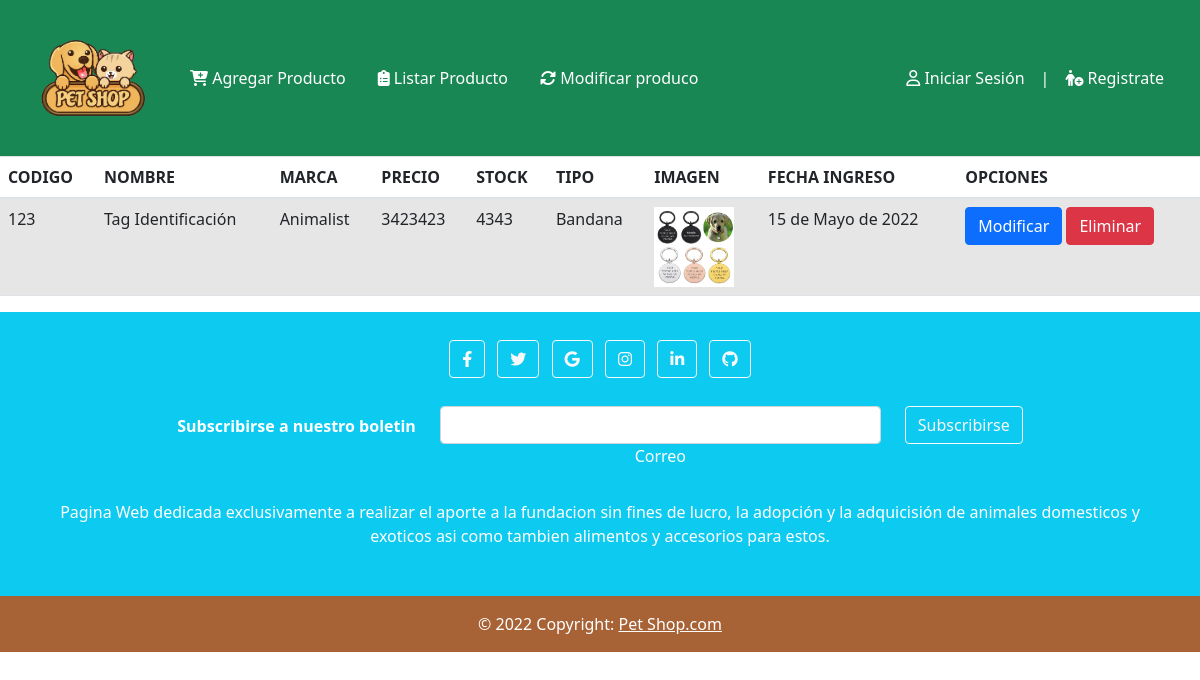
The page /listar_productos/ on the database its author committed.
### app/models.py (models this page shows, shortened)
class Producto(models.Model):
    codigo = models.IntegerField(null=False,primary_key=True)
    nombre = models.CharField(max_length=20)
    marca = models.CharField(max_length=20)
    precio = models.IntegerField()
    stock = models.IntegerField()
    tipo = models.ForeignKey(TipoProducto,on_delete=models.CASCADE)
    imagen = models.ImageField(upload_to="productos", null=True)
    created_at = models.DateField(auto_now_add=True)
    updated_at = models.DateField(auto_now=True)
    class Meta:
        db_table = 'db_producto'

class TipoProducto(models.Model):
    tipo = models.CharField(max_length=20)
    def __str__(self):
        return self.tipo
    class Meta:
        db_table = 'db_tipo_producto'

### app/views.py (the view)
# urls.py: path('listar_productos/', listar_productos ,name="listar_productos"),
def listar_productos(request):
    productosAll = Producto.objects.all()
    datos = {
        'listaProductos': productosAll
    }
    return render(request,'app/productos/listar_productos.html',datos)

### app/templates/app/productos/listar_productos.html
{% extends 'app/modeloproducto.html' %}
{% load static %}
{% block contenido %}
<table class="table table-striped table-condensed">
    <thead>
        <tr>
            <th>CODIGO</th>
            <th>NOMBRE</th>
            <th>MARCA</th>
            <th>PRECIO</th>
            <th>STOCK</th>
            <th>TIPO</th>
            <th>IMAGEN</th>
            <th>FECHA INGRESO</th>
            <th>OPCIONES</th>
        </tr>
    </thead>
        <TBody>
            {% for aux in listaProductos %}
            <tr>
                <td>{{ aux.codigo }}</td>
                <td>{{ aux.nombre }}</td>
                <td>{{ aux.marca }}</td>
                <td>{{ aux.precio }}</td>
                <td>{{ aux.stock }}</td>
                <td>{{ aux.tipo }}</td>
                <td>
                    {% if aux.imagen %}
                    <img src="{{ aux.imagen.url }}" alt="" width="80">
                    {% endif %}
                </td>
                <td>{{ aux.created_at }}</td>
                <td>
                    <a href="{% url 'modificar_producto' aux.codigo%}" class="btn btn-primary">Modificar</a>
                    <a onclick="confirmDelete ({{ aux.codigo }})" class="btn btn-danger">Eliminar</a>
                </td>
            </tr>
            {% endfor %}
        </tbody>
</table>
{% endblock %}

### app/templates/app/modeloproducto.html (shortened to what this page needs)
<!DOCTYPE html>
<html lang="en">
{%load static%}
<head>
    <link rel="stylesheet" href="{%static 'app/css/style.css' %} ">
    <link rel="stylesheet" href="https://cdnjs.cloudflare.com/ajax/libs/font-awesome/6.1.1/css/all.min.css">
    <link rel="stylesheet" href="https://cdn.jsdelivr.net/npm/bootstrap@4.6.1/dist/css/bootstrap.min.css">
    <link href="https://cdn.jsdelivr.net/npm/bootstrap@5.1.3/dist/css/bootstrap.min.css" rel="stylesheet">
    <link rel="stylesheet" href="https://cdnjs.cloudflare.com/ajax/libs/limonte-sweetalert2/11.4.8/sweetalert2.css"
 />
</head>
<body>
    <nav class="navbar navbar-expand-sm bg-success navbar-dark">
        <div class="container-fluid">
            <a class="navbar-brand" href="{% url 'index' %}"><img src="{%static 'app/img/lindo-logo-tienda-mascotas-gato-perro_454510-56.fw.png' %}"
                    width="130" alt=""></a>
            <ul class="nav">
                <li class="nav-item">
                    <a class="nav-link text-white" href="{% url 'agregar_producto' %}"><i class="fa-solid fa-cart-plus"></i> Agregar Producto</a>
                </li>
                <li class="nav-item">
                    <a class="nav-link text-white" href="{% url 'listar_productos' %}"><i class="fa-solid fa-clipboard-list"></i> Listar Producto</a>
                </li>
                {% for aux in listaProductos %}
                <li class="nav-item">
                    <a class="nav-link text-white" href="{% url 'modificar_producto' aux.codigo %}"><i class="fa-solid fa-rotate"></i> Modificar produco</a>
                </li>
                {% endfor %}
            </ul>
            <div class="collapse navbar-collapse justify-content-end" id="collapsibleNavbar">
                <ul class="navbar-nav">
                    <li class="nav-item">
                        <a class="nav-link text-white" data-toggle="modal" data-target="#modalLogin2" href="#"><i
                                class="fa-regular fa-user"></i> Iniciar Sesión</a>
                    </li>
                    <li class="nav-item">
                        <a class="nav-link text-white" href="#">|</a>
                    </li>
                    <li class="nav-item">
                        <a class="nav-link text-white " data-toggle="modal" data-target="#modalLogin" href="#"><i
                                class="fa-solid fa-person-circle-plus"></i> Registrate</a>
                    </li>
                </ul>
            </div>
        </div>
    </nav>
    {% block contenido %}{% endblock %}
    <footer class="bg-info text-center text-white">
        <div class="container p-4">
            <section class="mb-4">
                <a class="btn btn-outline-light btn-floating m-1" href="https://www.facebook.com/petshop.cl"
                    role="button"><i class="fab fa-facebook-f"></i></a>
                <a class="btn btn-outline-light btn-floating m-1" href="#!" role="button"><i
                        class="fab fa-twitter"></i></a>
                <a class="btn btn-outline-light btn-floating m-1" href="#!" role="button"><i
                        class="fab fa-google"></i></a>
                <a class="btn btn-outline-light btn-floating m-1"
                    href="https://www.instagram.com/fundacionanimalia/?hl=es" role="button"><i
                        class="fab fa-instagram"></i></a>
                <a class="btn btn-outline-light btn-floating m-1"
                    href="https://www.linkedin.com/in/jose-agurto-8165aa223/" role="button"><i
                        class="fab fa-linkedin-in"></i></a>
                <a class="btn btn-outline-light btn-floating m-1"
                    href="https://github.com/Bryan747474/Caso/settings/access?guidance_task=" role="button"><i
                        class="fab fa-github"></i></a>
            </section>
            <section class="">
                <form action="">
                    <div class="row d-flex justify-content-center">
                        <div class="col-auto">
                            <p class="pt-2">
                                <strong>Subscribirse a nuestro boletin</strong>
                            </p>
                        </div>
                        <div class="col-md-5 col-12">
                            <div class="form-outline form-white mb-4">
                                <input type="email" id="form5Example21" class="form-control" />
                                <label class="form-label" for="form5Example21">Correo</label>
                            </div>
                        </div>
                        <div class="col-auto">
                            <button type="submit" class="btn btn-outline-light mb-4">
                                Subscribirse
                            </button>
                        </div>
                    </div>
                </form>
            </section>
            <section class="mb-4">
                <p>
                    Pagina Web dedicada exclusivamente a realizar el aporte a la fundacion sin fines de lucro, la adopción y la adquicisión de animales domesticos y exoticos
                    asi como tambien alimentos y accesorios para estos.
                </p>
            </section>
        </div>
        <div class="text-center p-3" style="background-color: rgb(167, 98, 54);">
            © 2022 Copyright:
            <a class="text-white" href="https://mdbootstrap.com/">Pet Shop.com</a>
        </div>
    </footer>
</body>
</html>

### app/static/app/css/style.css (style rules this page uses)
body { background-color: #eee }

### rows shown on the page
Producto: codigo "123", nombre "Tag Identificación", marca "Animalist", precio "3423423", stock "4343", tipo "Bandana", imagen (picture), created_at "15 de Mayo de 2022"
